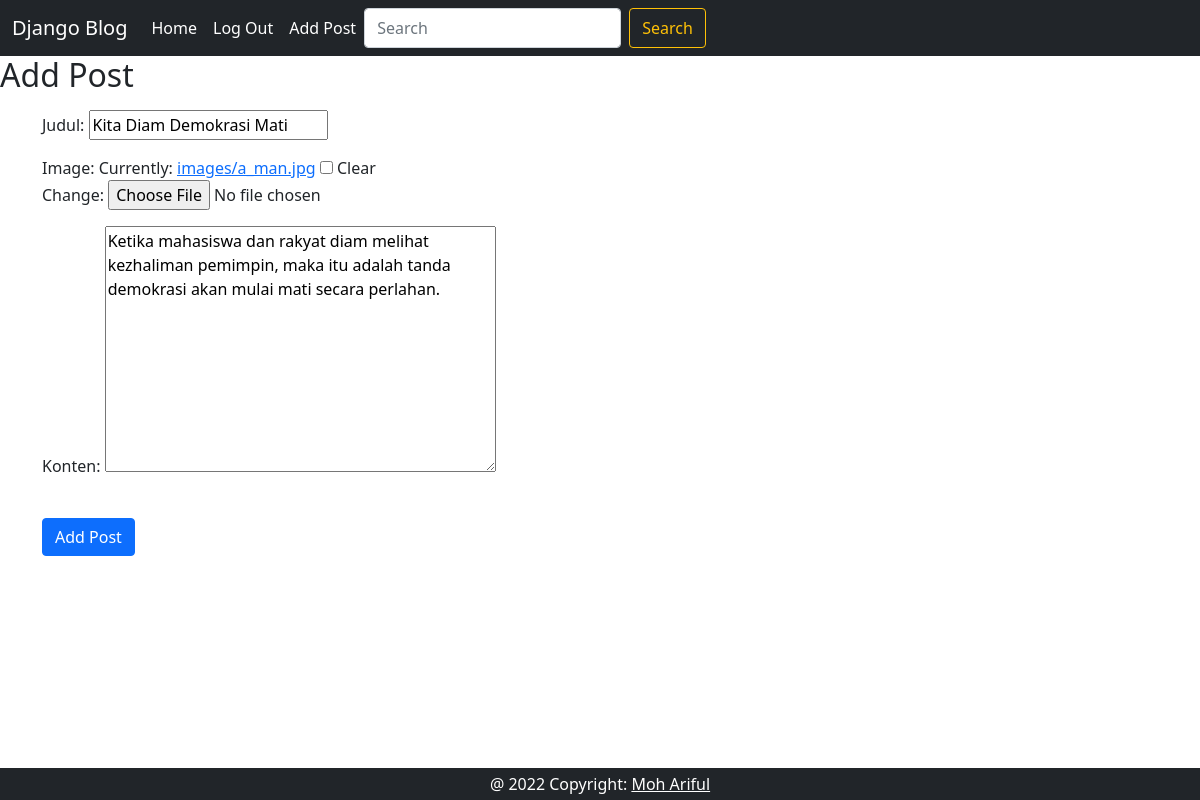
/3/update (signed in), run on the app's committed database.
### posting/models.py (models this page shows, shortened)
class Posting(models.Model):
    judul = models.CharField(max_length=200)
    konten = models.TextField()
    image = models.ImageField(null=True, blank=True, upload_to='images')
    date = models.DateTimeField()
    penulis = models.ForeignKey(User, on_delete=models.CASCADE)

### posting/views.py (the view, shortened to what this page needs)
# urls.py: path('<int:pk>/update', UpdatePost.as_view(), name='update'),
class UpdatePost(LoginRequiredMixin, UpdateView):
    model = Posting
    fields = ['judul', 'image', 'konten']
    template_name = 'posting/addpost.html'

### templates/posting/addpost.html (shortened to what this page needs)
{% extends 'base.html' %}
{% block content %}
<h2>Add Post</h2>
<div class="container mt-3">
    <form method="post" enctype="multipart/form-data">
        {{ form.as_p }}
        <br>
        <button type="submit" class="btn btn-primary">Add Post</button>
    </form>
</div>
{% endblock content %}

### data on the page
Posting: judul "Kita Diam Demokrasi Mati", konten "Ketika mahasiswa dan rakyat diam melihat kezhaliman pemimpin, maka itu adalah tanda demokrasi akan mulai mati secara perlahan."
